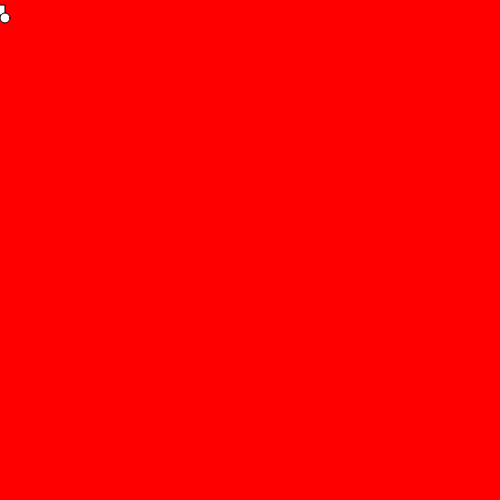
Frame 1 (no input)
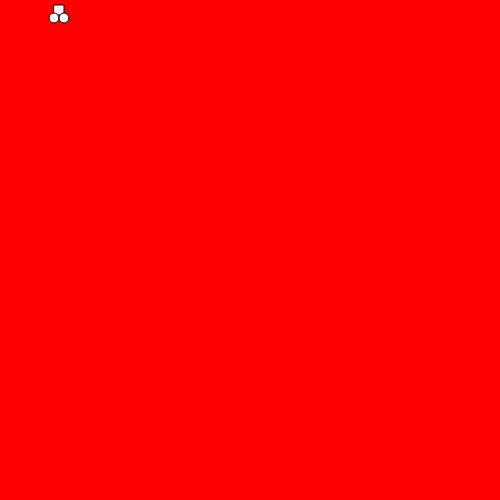
Frame 60 (no input)
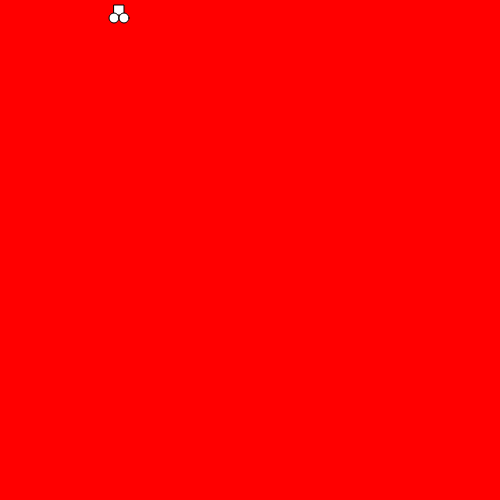
Frame 120 (the mouse pressed at the canvas centre since frame 60)

The p5.js sketch that drew these frames (run headless with seeded random() and noise() and a simulated clock; from frame 60 on, the mouse is pressed at the canvas centre):

// p5.js sketch
// ── sketch.js
var x = 0;

function setup() {
  // put setup code here
  createCanvas(500, 500);
  rectMode(CENTER) ;
  ellipseMode(CENTER) ;
}

function draw() {
  // put drawing code here
  background('red');

  rect(x, 10, 10, 10);
  ellipse(x-5, 18, 10, 10);
  ellipse(x+5, 18, 10, 10);

  x = x + 1;

  if (x > width) {
    x = 0;
  }
}
